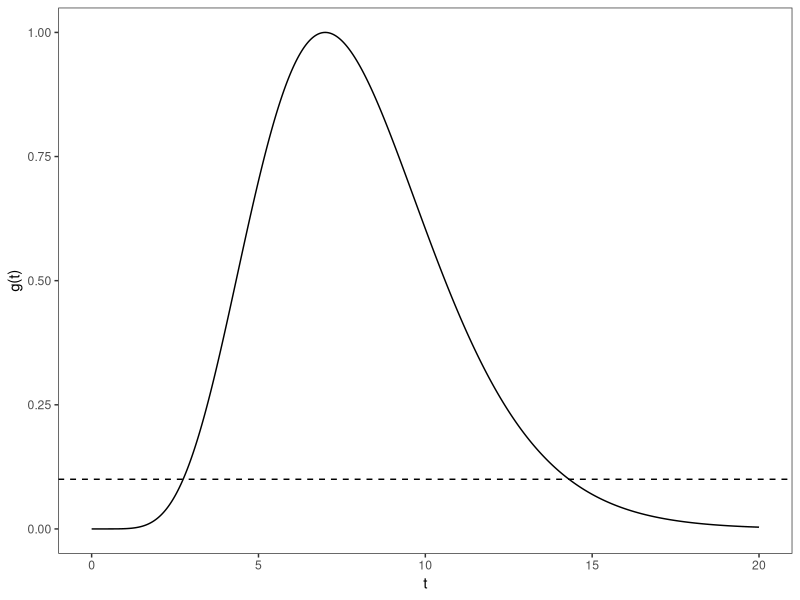
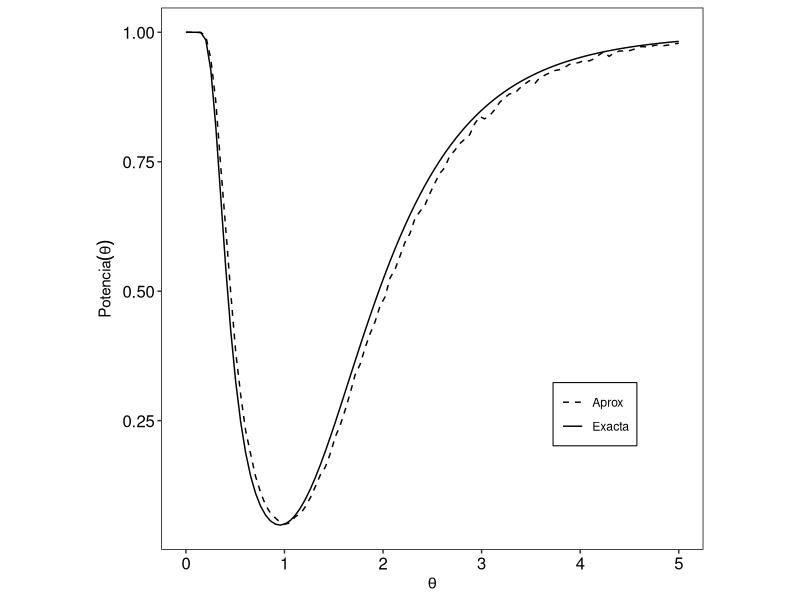

Write the R code that produced these figures, in order.
## ---- chunk 1
library(ggplot2)
## ---- chunk 2
#| fig-width: 5
#| fig-height: 5
power.exact <- function(theta) {
  p1 <- pchisq(theta0 * qchisq(alpha / 2, 2 * n) / theta, 2 * n)
  p2 <- 1 - pchisq(theta0 * qchisq(1 - alpha / 2, 2 * n) / theta, 2 * n)
  return(p1 + p2)
}
power.approx <- function(theta) {
  M <- 1e4
  pow <- 0 * theta
  for(i in 1:length(theta)) {
    Xbar <- rgamma(M, shape=n, rate=1 / theta[i]) / n
    lrt <- 2 * n * ((Xbar / theta0 - 1) - log(Xbar) + log(theta0))
    pow[i] <- mean(lrt >= qchisq(1-alpha, 1))
  }
  return(pow)
}

Theta <- seq(0, 5, len=100)
n <- 7
theta0 <- 1
alpha <- 0.05

g <- function(t) n**(-n) * t**n * exp(-(t - n))

datag = data.frame(gt = g(seq(0,20,0.001)), t = seq(0,20,0.001))
dataprox = data.frame(pw = power.approx(Theta), Theta = Theta)
dataexact = data.frame(pw = power.exact(Theta), Theta = Theta)

## Grafico nuevo


ggplot(datag) + geom_line(aes(x = t, y = gt)) +
  geom_hline(yintercept = 0.1, linetype = "dashed") +
  xlab("t") + ylab("g(t)") +
    theme_bw() + theme(panel.grid.major = element_blank(),
                    panel.grid.minor = element_blank())
## ---- chunk 3
#| fig-width: 5
#| fig-height: 3
#| fig-cap: "Comparación de potencias"
ggplot() + geom_line(data = dataexact, aes(x = Theta, y = pw, col = "Exacta" , linetype = "Exacta")) +
  geom_line(data = dataprox, aes(x = Theta, y = pw, col = "Aprox", linetype = "Aprox")) +
  scale_color_manual(values= c("Exacta" = "black", "Aprox" = "black"), name = "Site")+
  scale_linetype_manual(values= c("Exacta" = "solid", "Aprox" = "dashed"), name = "Site") +
  xlab(expression(theta)) + ylab(expression(Potencia(theta))) +
    theme_bw() + theme(panel.grid.major = element_blank(),
                    panel.grid.minor = element_blank(),
                    legend.title = element_blank(),
        legend.spacing.y = unit(0, "mm"), legend.position = c(0.80,0.25),
        panel.border = element_rect(colour = "black", fill=NA),
        aspect.ratio = 1, axis.text = element_text(colour = 1, size = 12),
        legend.background = element_blank(),
        legend.box.background = element_rect(colour = "black"))
